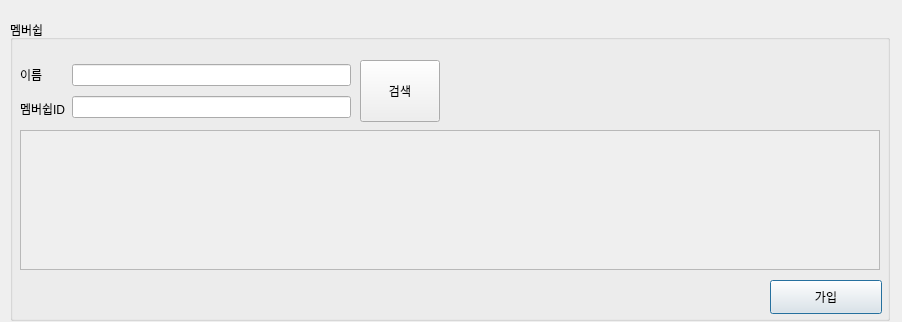
<?xml version="1.0" encoding="UTF-8"?>
<ui version="4.0">
 <class>Dialog</class>
 <widget class="QDialog" name="Dialog">
  <property name="geometry">
   <rect>
    <x>0</x>
    <y>0</y>
    <width>902</width>
    <height>322</height>
   </rect>
  </property>
  <property name="windowTitle">
   <string>Dialog</string>
  </property>
  <widget class="QGroupBox" name="groupBox">
   <property name="geometry">
    <rect>
     <x>10</x>
     <y>20</y>
     <width>880</width>
     <height>301</height>
    </rect>
   </property>
   <property name="title">
    <string>멤버쉽</string>
   </property>
   <property name="flat">
    <bool>true</bool>
   </property>
   <widget class="QScrollArea" name="scrollArea_12">
    <property name="geometry">
     <rect>
      <x>10</x>
      <y>110</y>
      <width>860</width>
      <height>140</height>
     </rect>
    </property>
    <property name="widgetResizable">
     <bool>true</bool>
    </property>
    <widget class="QWidget" name="scrollAreaWidgetContents_12">
     <property name="geometry">
      <rect>
       <x>0</x>
       <y>0</y>
       <width>858</width>
       <height>138</height>
      </rect>
     </property>
     <widget class="QWidget" name="gridLayoutWidget_12">
      <property name="geometry">
       <rect>
        <x>0</x>
        <y>0</y>
        <width>861</width>
        <height>131</height>
       </rect>
      </property>
      <layout class="QGridLayout" name="gridLayout_12"/>
     </widget>
    </widget>
   </widget>
   <widget class="QWidget" name="horizontalLayoutWidget_12">
    <property name="geometry">
     <rect>
      <x>10</x>
      <y>40</y>
      <width>331</width>
      <height>63</height>
     </rect>
    </property>
    <layout class="QHBoxLayout" name="horizontalLayout_24">
     <item>
      <layout class="QVBoxLayout" name="verticalLayout_3">
       <item>
        <widget class="QLabel" name="label_8">
         <property name="enabled">
          <bool>true</bool>
         </property>
         <property name="text">
          <string>이름</string>
         </property>
        </widget>
       </item>
       <item>
        <widget class="QLabel" name="label_9">
         <property name="enabled">
          <bool>true</bool>
         </property>
         <property name="autoFillBackground">
          <bool>false</bool>
         </property>
         <property name="text">
          <string>멤버쉽ID</string>
         </property>
        </widget>
       </item>
      </layout>
     </item>
     <item>
      <layout class="QVBoxLayout" name="verticalLayout_4">
       <item>
        <widget class="QLineEdit" name="lineEdit_3"/>
       </item>
       <item>
        <widget class="QLineEdit" name="lineEdit_6"/>
       </item>
      </layout>
     </item>
    </layout>
   </widget>
   <widget class="QPushButton" name="pushButton_6">
    <property name="geometry">
     <rect>
      <x>760</x>
      <y>260</y>
      <width>112</width>
      <height>34</height>
     </rect>
    </property>
    <property name="text">
     <string>가입</string>
    </property>
   </widget>
   <widget class="QPushButton" name="pushButton_7">
    <property name="geometry">
     <rect>
      <x>350</x>
      <y>40</y>
      <width>80</width>
      <height>62</height>
     </rect>
    </property>
    <property name="text">
     <string>검색</string>
    </property>
   </widget>
  </widget>
 </widget>
 <resources/>
 <connections/>
</ui>
